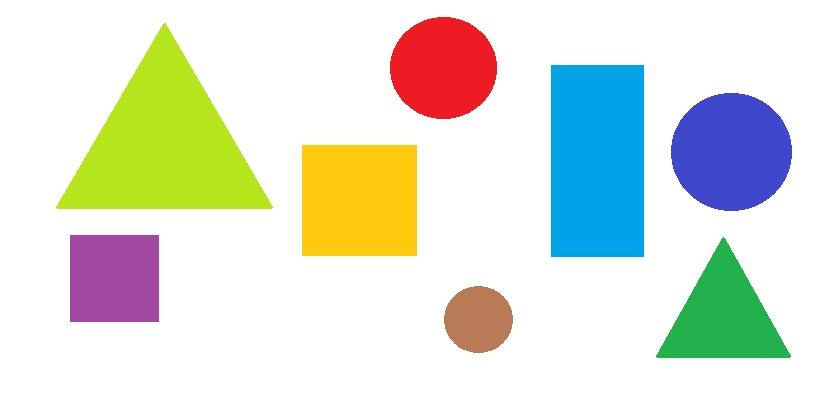
%> input picture codes/Pdi/examen2/Pregunta2/Figura1.jpg, 823 x 394 px
$ octave ejer2.m   (GNU Octave 9; MATLAB toolbox functions it lacks are replaced by stand-ins)
%> lines starting %> are read from the running program, lines starting %| are printed output that depends on the picture; in (x1, y1, x2, y2) boxes, pixels count from 0 and x2, y2 are one past the last pixel; in counts of white or black regions, pixels touching at a corner belong together; the program's own positions count from 1
clc, clear all, close all;
fig1=imread('Figura1.jpg');
%> fig1 is the input picture: size 394x823x3 uint8; mean R, G, B 220.3, 225.8, 213.4
fig2=imread('Figura2.jpg');
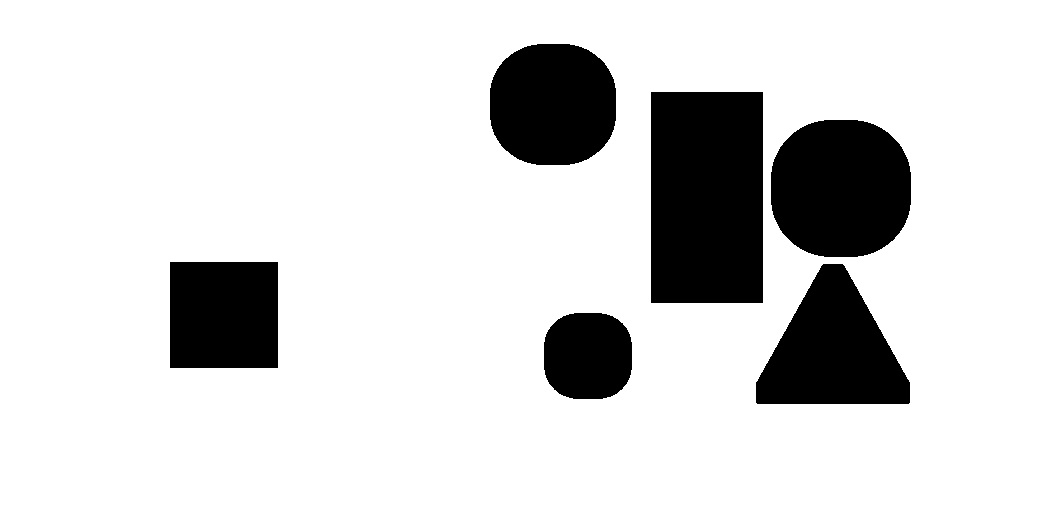
%> input picture codes/Pdi/examen2/Pregunta2/Figura2.jpg, 1041 x 528 px
%> fig2 is the input picture: size 528x1041x3 uint8; min 0, max 255, mean 215.9

fig1_gris=rgb2gray(fig1);
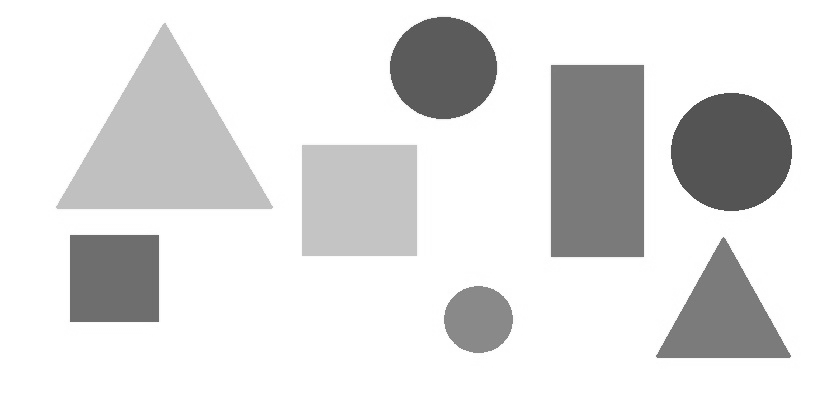
%> fig1_gris: size 394x823 uint8; min 77, max 255, mean 222.8

umbral=150;
fig1_binarizado=fig1_gris>umbral;
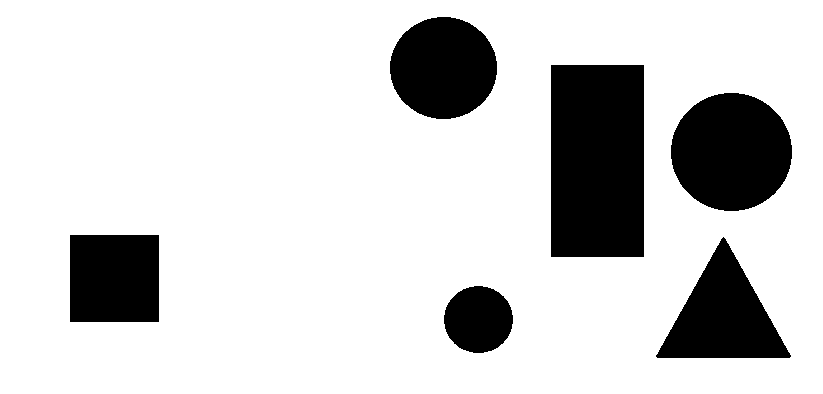
%> fig1_binarizado: size 394x823 logical; 82.3% white; 6 black regions, box (x1, y1, x2, y2) and area: (551, 65, 644, 257) 17856, (671, 93, 792, 211) 11203, (390, 17, 497, 119) 8561, (656, 237, 791, 358) 8385, (70, 235, 159, 322) 7743, (444, 286, 513, 353) 3613

se1=strel('square',20); %cuadrado 20x20

J1=imerode(fig1_binarizado,se1); % Erosi髇
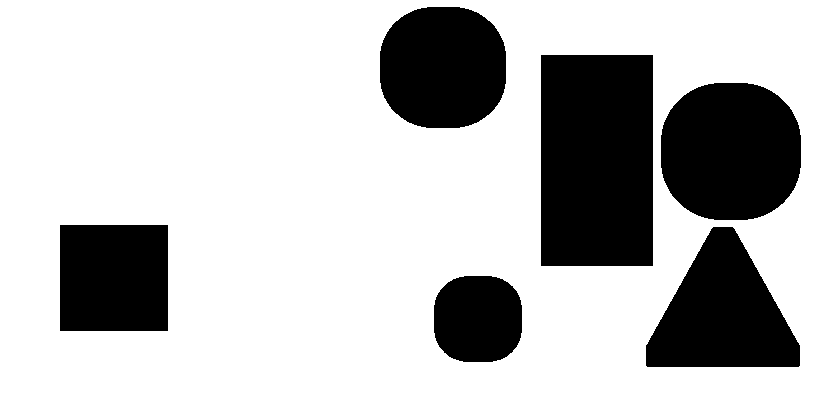
%> J1: size 394x823 logical; 74% white; 6 black regions, box (x1, y1, x2, y2) and area: (541, 55, 653, 266) 23632, (661, 83, 801, 220) 16105, (646, 227, 800, 367) 13610, (380, 7, 506, 128) 12893, (60, 225, 168, 331) 11448, (434, 276, 522, 362) 6558

figure(1)
subplot(1,2,2), imshow(fig1_binarizado), title('fig1 binarizado, el umbral es 150')
subplot(1,2,1), imshow(fig2), title('fig2')

figure(2)
subplot(1,2,2), imshow(J1), title('fig1 binarizado erosionada')
subplot(1,2,1), imshow(fig2), title('fig2')
